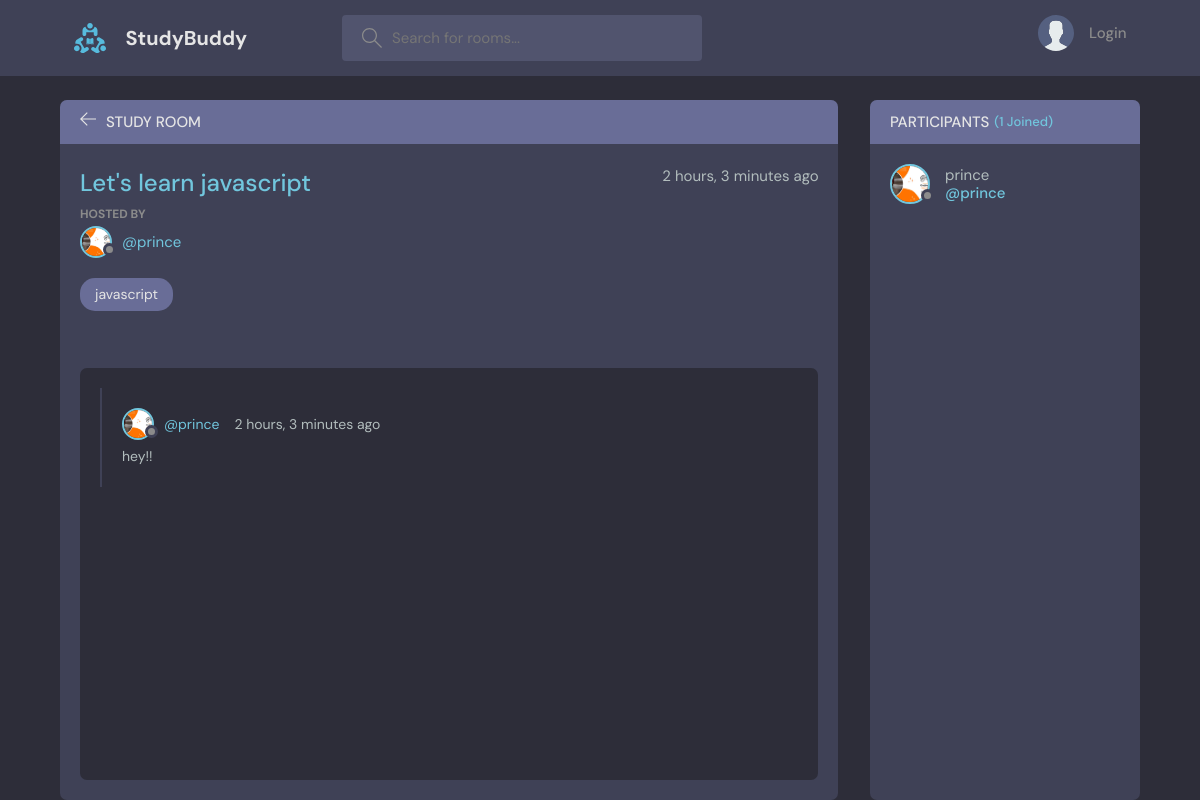
The app's page /room/1/, older data.
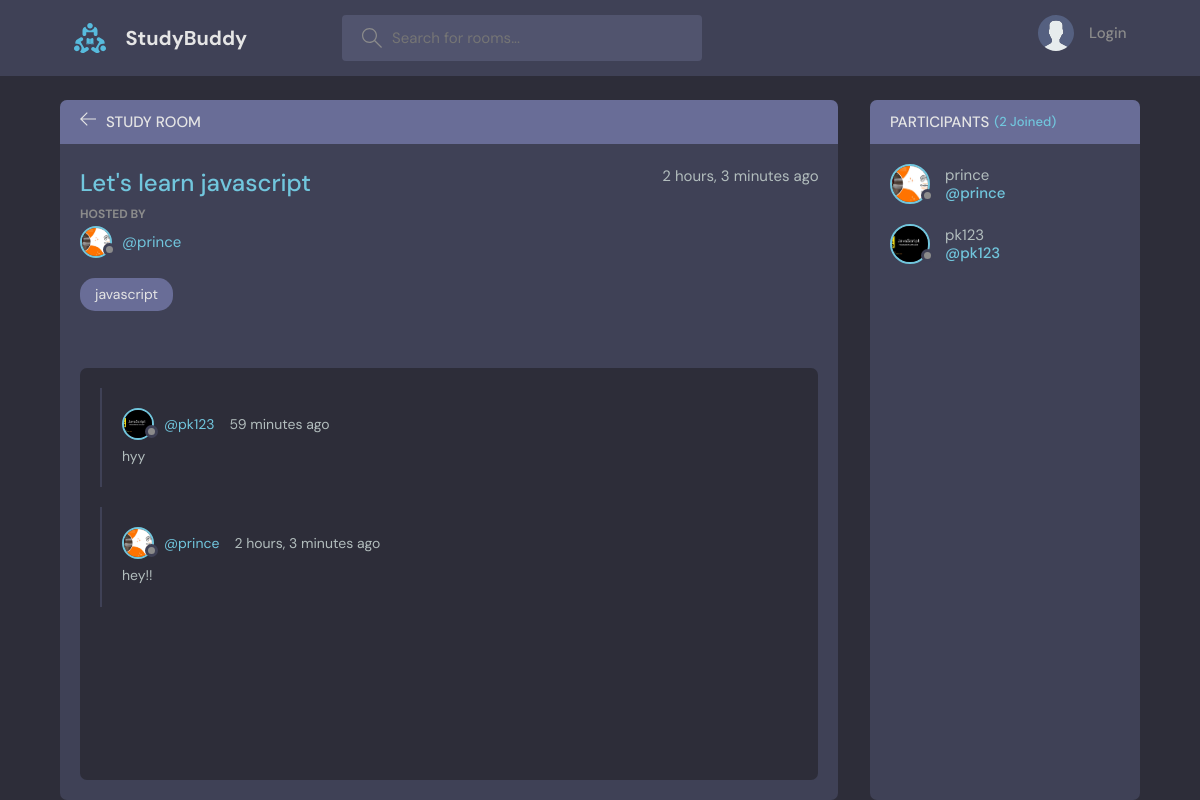
The same page, newer data.
### base/models.py (models this page shows, shortened)
class Room(models.Model):
    host=models.ForeignKey(User, on_delete=models.SET_NULL, null=True )
    name = models.CharField(max_length=100)
    topic=models.ForeignKey(Topic, on_delete=models.CASCADE, null=True)
    participants=models.ManyToManyField(User, related_name='participants', blank=True)
    description = models.TextField(max_length=250)
    created_at = models.DateTimeField(auto_now_add=True)
    updated_at = models.DateTimeField(auto_now=True)
    class Meta:
        ordering = ['-created_at', 'updated_at']

class User(AbstractUser):
    name = models.CharField(max_length=200, null=True)
    email = models.EmailField(unique=True, null=True)
    bio=models.TextField(null=True)
    avatar=models.ImageField(null=True, default='avatar.svg')
    USERNAME_FIELD= 'email'
    REQUIRED_FIELDS = []

class Topic(models.Model):
    name = models.CharField(max_length=100)

class Message(models.Model):
    user= models.ForeignKey(User, on_delete=models.SET_NULL, null=True)
    room = models.ForeignKey(Room, on_delete=models.CASCADE, null=True)
    body=models.TextField()
    created_at = models.DateTimeField(auto_now_add=True, null=True)
    class Meta:
        ordering = ['-created_at']

### base/views.py (the view, shortened to what this page needs)
# urls.py: path('room/', views.room),
def room(request, pk):
    room = Room.objects.get(id=pk)
    room_message= room.message_set.all().order_by('-created_at')
    participants= room.participants.all()
    context = {'room':room, 'room_message':room_message, 'participants':participants}
    return render(request, 'base/room.html', context)

### base/templates/base/room.html (shortened to what this page needs)
{% extends 'main.html' %}
{% block content %}
    <main class="profile-page layout layout--2">
      <div class="container">
        <div class="room">
          <div class="room__top">
            <div class="room__topLeft">
              <a href="{% url 'home' %}">
                <svg version="1.1" xmlns="http://www.w3.org/2000/svg" width="32" height="32" viewBox="0 0 32 32">
                  <title>arrow-left</title>
                  <path
                    d="M13.723 2.286l-13.723 13.714 13.719 13.714 1.616-1.611-10.96-10.96h27.625v-2.286h-27.625l10.965-10.965-1.616-1.607z"
                  ></path>
                </svg>
              </a>
              <h3>Study Room</h3>
            </div>
          </div>
          <div class="room__box scroll">
            <div class="room__header scroll">
              <div class="room__info">
                <h3>{{room.name}}</h3>
                <span>{{room.created_at | timesince}} ago</span>
              </div>
              <div class="room__hosted">
                <p>Hosted By</p>
                <a href="{% url 'user-profile' room.host.id %}" class="room__author">
                  <div class="avatar avatar--small">
                    <img src="{{room.host.avatar.url}}" />
                  </div>
                  <span>@{{room.host.username}}</span>
                </a>
              </div>
              <span class="room__topics">{{room.topic.name}}</span>
            </div>
            <div class="room__conversation">
              <div class="threads scroll">
                {% for message in room_message %}
                <div class="thread">
                  <div class="thread__top">
                    <div class="thread__author">
                      <a href="#" class="thread__authorInfo">
                        <div class="avatar avatar--small">
                          <img src="{{message.user.avatar.url}}" />
                        </div>
                        <span>@{{message.user.username}}</span>
                      </a>
                      <span class="thread__date">{{message.created_at | timesince}} ago</span>
                    </div>
                  </div>
                  <div class="thread__details">
                    {{message.body}}
                  </div>
                </div>
                {% endfor %}
              </div>
            </div>
          </div>
        </div>
        <div class="participants">
          <h3 class="participants__top">Participants <span>({{participants.all.count}} Joined)</span></h3>
          <div class="participants__list scroll">
            {% for user in participants %}
            <a href="profile.html" class="participant">
              <div class="avatar avatar--medium">
                <img src="{{user.avatar.url}}" alt="" />
              </div>
              <p>
                {{user.username}}
                <span>@{{user.username}}</span>
              </p>
            </a>
            {% endfor %}
          </div>
        </div>
      </div>
    </main>
{% endblock %}

### templates/main.html (shortened to what this page needs)
<!DOCTYPE html>
{% load static %}
<html lang="en">
  <head>
    <link rel="stylesheet" href="{% static 'styles/style.css' %}" />
  </head>
  <body>
    {% include 'navbar.html' %}
    <div>
        {% block content  %}
        {% endblock %}
    </div>
  </body>
</html>

### templates/navbar.html (shortened to what this page needs)
    {% load static %}
    <header class="header header--loggedIn">
      <div class="container">
        <a href="{% url 'home' %}" class="header__logo">
          <img src="{% static 'images/logo.svg' %}" alt=""/>
          <h1>StudyBuddy</h1>
        </a>
        <form class="header__search" action="{% url 'home' %}" method="GET" >
          <label>
            <input name="q" type="text" placeholder="Search for rooms..." />
          </label>
        </form>
        <nav class="header__menu">
          {% if request.user.is_authenticated %}
          <div class="header__user">
            <a href="{% url 'user-profile' user.id %}">
              <div class="avatar avatar--medium active">
                <img src="{{request.user.avatar.url}}" />
              </div>
              <p>{{request.user.username}} <span>@{{request.user.username}}</span></p>
            </a>
            <button class="dropdown-button" >
              <svg version="1.1" xmlns="http://www.w3.org/2000/svg" width="32" height="32" viewBox="0 0 32 32">
                <title>chevron-down</title>
                <path d="M16 21l-13-13h-3l16 16 16-16h-3l-13 13z"></path>
              </svg>
            </button>
          </div>
          <div class="dropdown-menu">
            <a href="{% url 'user-setting' %}" class="dropdown-link"
              ><svg version="1.1" xmlns="http://www.w3.org/2000/svg" width="32" height="32" viewBox="0 0 32 32">
                <title>tools</title>
                <path
                  d="M27.465 32c-1.211 0-2.35-0.471-3.207-1.328l-9.392-9.391c-2.369 0.898-4.898 0.951-7.355 0.15-3.274-1.074-5.869-3.67-6.943-6.942-0.879-2.682-0.734-5.45 0.419-8.004 0.135-0.299 0.408-0.512 0.731-0.572 0.32-0.051 0.654 0.045 0.887 0.277l5.394 5.395 3.586-3.586-5.394-5.395c-0.232-0.232-0.336-0.564-0.276-0.887s0.272-0.596 0.572-0.732c2.552-1.152 5.318-1.295 8.001-0.418 3.274 1.074 5.869 3.67 6.943 6.942 0.806 2.457 0.752 4.987-0.15 7.358l9.392 9.391c0.844 0.842 1.328 2.012 1.328 3.207-0 2.5-2.034 4.535-4.535 4.535zM15.101 19.102c0.26 0 0.516 0.102 0.707 0.293l9.864 9.863c0.479 0.479 1.116 0.742 1.793 0.742 1.398 0 2.535-1.137 2.535-2.535 0-0.668-0.27-1.322-0.742-1.793l-9.864-9.863c-0.294-0.295-0.376-0.74-0.204-1.119 0.943-2.090 1.061-4.357 0.341-6.555-0.863-2.631-3.034-4.801-5.665-5.666-1.713-0.561-3.468-0.609-5.145-0.164l4.986 4.988c0.391 0.391 0.391 1.023 0 1.414l-5 5c-0.188 0.188-0.441 0.293-0.707 0.293s-0.52-0.105-0.707-0.293l-4.987-4.988c-0.45 1.682-0.397 3.436 0.164 5.146 0.863 2.631 3.034 4.801 5.665 5.666 2.2 0.721 4.466 0.604 6.555-0.342 0.132-0.059 0.271-0.088 0.411-0.088z"
                ></path>
              </svg>
              Settings</a
            >
            <a href="{% url 'logout' %}" class="dropdown-link"
              ><svg version="1.1" xmlns="http://www.w3.org/2000/svg" width="32" height="32" viewBox="0 0 32 32">
                <title>sign-out</title>
                <path
                  d="M3 0h22c0.553 0 1 0 1 0.553l-0 3.447h-2v-2h-20v28h20v-2h2l0 3.447c0 0.553-0.447 0.553-1 0.553h-22c-0.553 0-1-0.447-1-1v-30c0-0.553 0.447-1 1-1z"
                ></path>
                <path
                  d="M21.879 21.293l1.414 1.414 6.707-6.707-6.707-6.707-1.414 1.414 4.293 4.293h-14.172v2h14.172l-4.293 4.293z"
                ></path>
              </svg>
              Logout</a
            >
          </div>
          {% else %}
          <a href="{% url 'login'  %}">
            <img src="{% static 'images/avatar.svg' %}" alt="" />
            <p>Login</p>
          </a>
          {% endif %}
        </nav>
      </div>
    </header>

Row changes from the older to the newer data that the page shows:
added Message: user.avatar (picture), user.username "pk123", created_at "59 minutes", body "hyy"
added User: avatar (picture), username "pk123"
Text that changed along with them:
{{ participants.all.count }}: "1" → "2"
